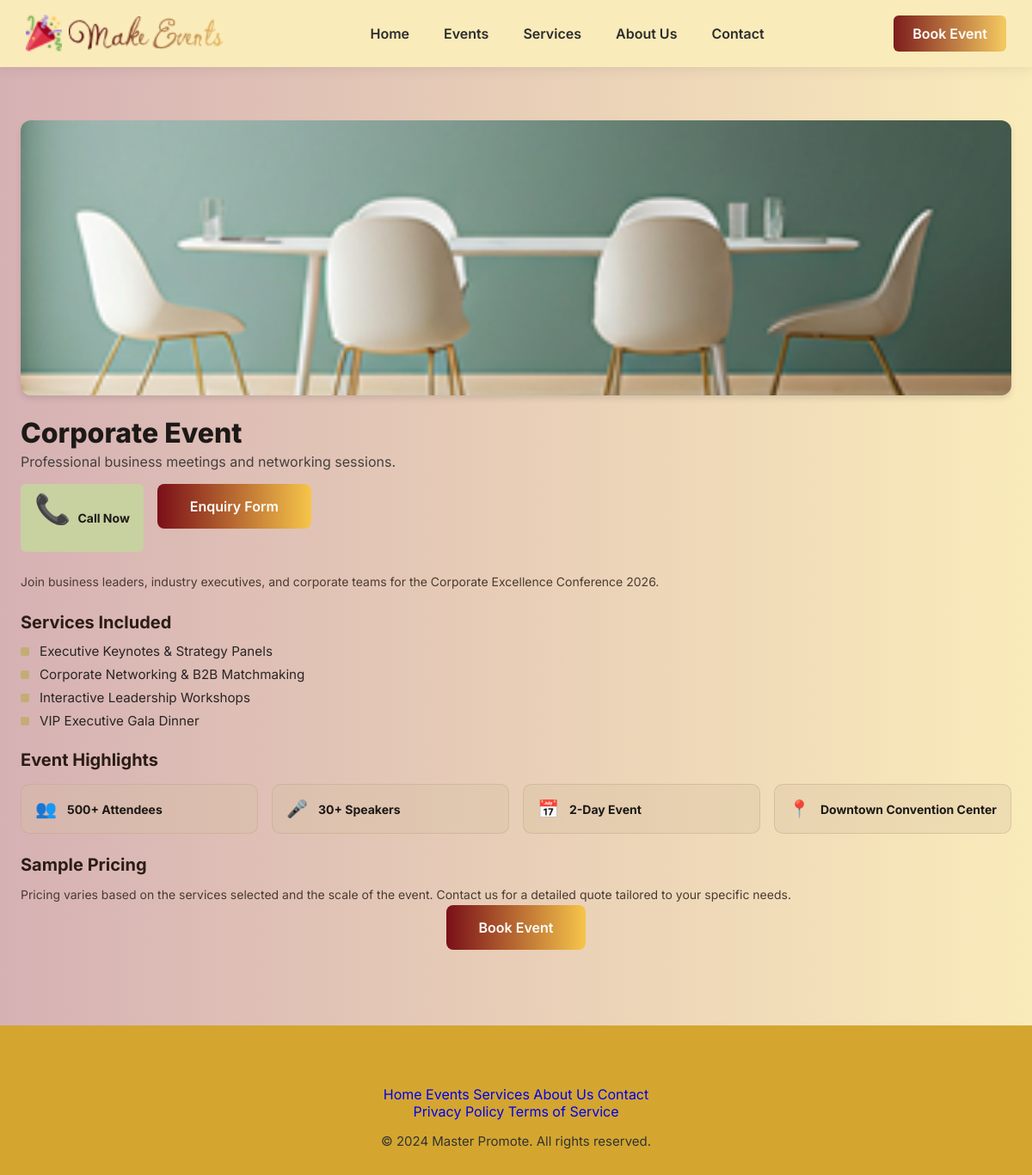
The app's page /events/2/ with its own data.
### website/models.py (models this page shows, shortened)
class Event(models.Model):
    title = models.CharField(max_length=200)
    tagline = models.CharField(
        max_length=255,
        help_text="Short description directly below title"
    )
    banner_image = models.ImageField(upload_to="events/banners/")
    description = models.TextField(help_text="Main full detail paragraph")
    attendees_count = models.CharField(max_length=50, default="500+ Attendees")
    speakers_count = models.CharField(max_length=50, default="30+ Speakers")
    duration = models.CharField(max_length=50, default="2-Day Event")
    location_name = models.CharField(max_length=100, default="Downtown Convention Center")
    pricing_description = models.TextField(
        default=(
            "Pricing varies based on the services selected and the scale of the "
            "event. Contact us for a detailed quote tailored to your specific needs."
        )
    )
    created_at = models.DateTimeField(auto_now_add=True)
    class Meta:
        ordering = ["-created_at"]
        verbose_name = "Event"
        verbose_name_plural = "Events"

class EventService(models.Model):
    event = models.ForeignKey(
        Event,
        related_name="services",
        on_delete=models.CASCADE
    )
    title = models.CharField(max_length=100)  # e.g., "Keynote Speakers", "Interactive Workshops"
    class Meta:
        verbose_name = "Event Service"
        verbose_name_plural = "Event Services"

### website/views.py (the view)
# urls.py: path('events/<int:pk>/', views.event_detail, name='event_detail'),
def event_detail(request, pk):
    event = get_object_or_404(Event, pk=pk)
    context = {
        "event": event,
    }
    return render(request, "event_detail.html", context)

### templates/event_detail.html (shortened to what this page needs)
{% extends 'base.html' %}
{% load static %}
{% block content %}
<section class="event-detail-section">
    <div class="container">
        <div class="banner-wrapper">
            {% if event.banner_image %}
                <img src="{{ event.banner_image.url }}" alt="{{ event.title }}" class="banner-img">
            {% else %}
                <div class="placeholder-banner">No Banner Image Available</div>
            {% endif %}
        </div>
        <div class="event-header">
            <h1>{{ event.title }}</h1>
            <p class="tagline">{{ event.tagline }}</p>
        </div>
        <div class="action-buttons">
            <a href="tel:+123456789" class="btn-call">
                <span class="icon">📞</span> Call Now
            </a>
               <div class="cta-wrapper">
   <a href="{% url 'book_event_with_id' event.id %}" class="btn btn-primary">
    Enquiry Form
</a>
            </div>
        </div>
        <div class="about-box">
            <p class="description-text">
                {{ event.description }}
            </p>
        </div>
        <div class="about-box services-section">
            <h2>Services Included</h2>
            <ul class="services-list">
                {% for service in event.services.all %}
                    <li class="service-item">
                        <span class="bullet-square"></span>
                        <span>{{ service.title }}</span>
                    </li>
                {% empty %}
                    <li class="service-item">No specific services listed for this event.</li>
                {% endfor %}
            </ul>
        </div>
        <div class="about-box highlights-section">
            <h2>Event Highlights</h2>
            <div class="highlights-grid">
                <div class="highlight-card">
                    <span class="highlight-icon">👥</span>
                    <span class="highlight-text">{{ event.attendees_count }}</span>
                </div>
                <div class="highlight-card">
                    <span class="highlight-icon">🎤</span>
                    <span class="highlight-text">{{ event.speakers_count }}</span>
                </div>
                <div class="highlight-card">
                    <span class="highlight-icon">📅</span>
                    <span class="highlight-text">{{ event.duration }}</span>
                </div>
                <div class="highlight-card">
                    <span class="highlight-icon">📍</span>
                    <span class="highlight-text">{{ event.location_name }}</span>
                </div>
            </div>
        </div>
        <div class="about-box pricing-section">
            <h2>Sample Pricing</h2>
            <p class="pricing-text">
                {{ event.pricing_description }}
            </p>
            <div class="cta-wrapper">
   <a href="{% url 'book_event_with_id' event.id %}" class="btn btn-primary">
    Book Event
</a>
            </div>
        </div>
    </div>
</section>
{% endblock %}

### static/css/style.css (style rules this page uses)
* { margin:0; padding:0; box-sizing:border-box; }
html { scroll-behavior:smooth; }
body { font-family:'Inter',sans-serif; color:#222; overflow-x:hidden; background: linear-gradient(180deg, #F8EED9 0%, #E3C886 40%, #D2A84E 70%, #FAF0D9 100%) !important; background-attachment: fixed; }
:root { --primary:#7a0f19; --secondary:#F6C54A; --cream:#FAEBBA; --white:#fff; --text:#222; --shadow:0 15px 35px rgba(0,0,0,.15); }
.container { width:96%; max-width:1450px; margin:auto; }
img { max-width:100%; display:block; }
a { text-decoration:none; }
ul { list-style:none; }
.btn-primary { background:linear-gradient(90deg,#7a0f19,#F6C54A); color:#fff; padding:16px 38px; border-radius:8px; font-weight:600; transition:.35s; }
.icon { font-size:34px; margin-bottom:22px; }
.about-box { margin-bottom: 35px; }
.about-box h2 { font-size: 20px; margin-bottom: 12px; color: #2b1d16; }
.about-box p { font-size: 14px; line-height: 1.6; color: #4a3b32; }
.cta-wrapper { text-align: center; margin-top: 40px; }
.event-detail-section { background:linear-gradient(90deg,#d6b1b4 0%,#faebba 100%); min-height:100vh; padding:120px 0 80px; padding-top:140px; }
.banner-wrapper { width: 100%; height: 320px; border-radius: 12px; overflow: hidden; margin-bottom: 1.5rem; box-shadow: 0 4px 6px rgba(0, 0, 0, 0.1); }
.banner-img { width: 100%; height: 100%; object-fit: cover; }
.event-header { margin-bottom: 1rem; }
.event-header h1 { font-size: 2rem; font-weight: 800; color: #1c1917; }
.tagline { font-size: 1rem; color: #44403c; margin-top: 0.25rem; }
.action-buttons { display: flex; gap: 1rem; margin-bottom: 1.5rem; }
.btn-call { background-color: #C8D1A0; color: #1c1917; padding: 0.5rem 1rem; border-radius: 6px; text-decoration: none; font-size: 0.875rem; font-weight: 700; display: inline-flex; align-items: center; gap: 0.5rem; }
.about-box { margin-bottom: 1.5rem; }
.services-list { list-style: none; padding: 0; margin-top: 0.75rem; }
.service-item { display: flex; align-items: center; gap: 0.75rem; margin-bottom: 0.5rem; font-size: 0.95rem; color: #292524; }
.bullet-square { width: 10px; height: 10px; background-color: #C4AD74; border-radius: 2px; }
.highlights-grid { display: grid; grid-template-columns: repeat(auto-fit, minmax(180px, 1fr)); gap: 1rem; margin-top: 1rem; }
.highlight-card { background-color: rgba(211, 192, 160, 0.3); border: 1px solid rgba(179, 160, 128, 0.4); padding: 1rem; border-radius: 10px; display: flex; align-items: center; gap: 0.75rem; }
.highlight-icon { font-size: 1.25rem; }
.highlight-text { font-size: 0.875rem; font-weight: 700; color: #1c1917; }
.cta-wrapper { margin-top: 1rem; }

### records on screen
Event: banner_image (picture), title "Corporate Event", tagline "Professional business meetings and networking sessions.", description "Join business leaders, industry executives, and corporate teams for the Corporate Excellence Conference 2026.", attendees_count "500+ Attendees", speakers_count "30+ Speakers", duration "2-Day Event", location_name "Downtown Convention Center", pricing_description "Pricing varies based on the services selected and the scale of the event. Contact us for a detailed quote tailored to your specific needs."
EventService: title "Executive Keynotes & Strategy Panels"
EventService: title "Corporate Networking & B2B Matchmaking"
EventService: title "Interactive Leadership Workshops"
EventService: title "VIP Executive Gala Dinner"
